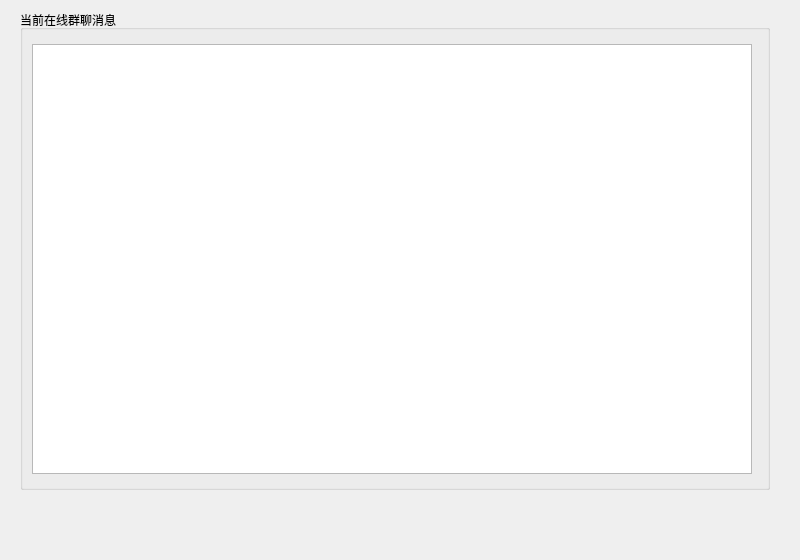
<?xml version="1.0" encoding="UTF-8"?>
<ui version="4.0">
 <class>GroupInfo</class>
 <widget class="QWidget" name="GroupInfo">
  <property name="geometry">
   <rect>
    <x>0</x>
    <y>0</y>
    <width>800</width>
    <height>560</height>
   </rect>
  </property>
  <property name="minimumSize">
   <size>
    <width>800</width>
    <height>560</height>
   </size>
  </property>
  <property name="maximumSize">
   <size>
    <width>800</width>
    <height>560</height>
   </size>
  </property>
  <property name="windowTitle">
   <string>Form</string>
  </property>
  <property name="styleSheet">
   <string notr="true"/>
  </property>
  <widget class="QGroupBox" name="groupBox">
   <property name="geometry">
    <rect>
     <x>20</x>
     <y>10</y>
     <width>750</width>
     <height>480</height>
    </rect>
   </property>
   <property name="minimumSize">
    <size>
     <width>750</width>
     <height>480</height>
    </size>
   </property>
   <property name="maximumSize">
    <size>
     <width>750</width>
     <height>480</height>
    </size>
   </property>
   <property name="title">
    <string>当前在线群聊消息</string>
   </property>
   <widget class="QTableView" name="tableView">
    <property name="geometry">
     <rect>
      <x>12</x>
      <y>34</y>
      <width>720</width>
      <height>430</height>
     </rect>
    </property>
    <property name="minimumSize">
     <size>
      <width>720</width>
      <height>430</height>
     </size>
    </property>
    <property name="maximumSize">
     <size>
      <width>720</width>
      <height>430</height>
     </size>
    </property>
   </widget>
  </widget>
 </widget>
 <resources/>
 <connections/>
</ui>
